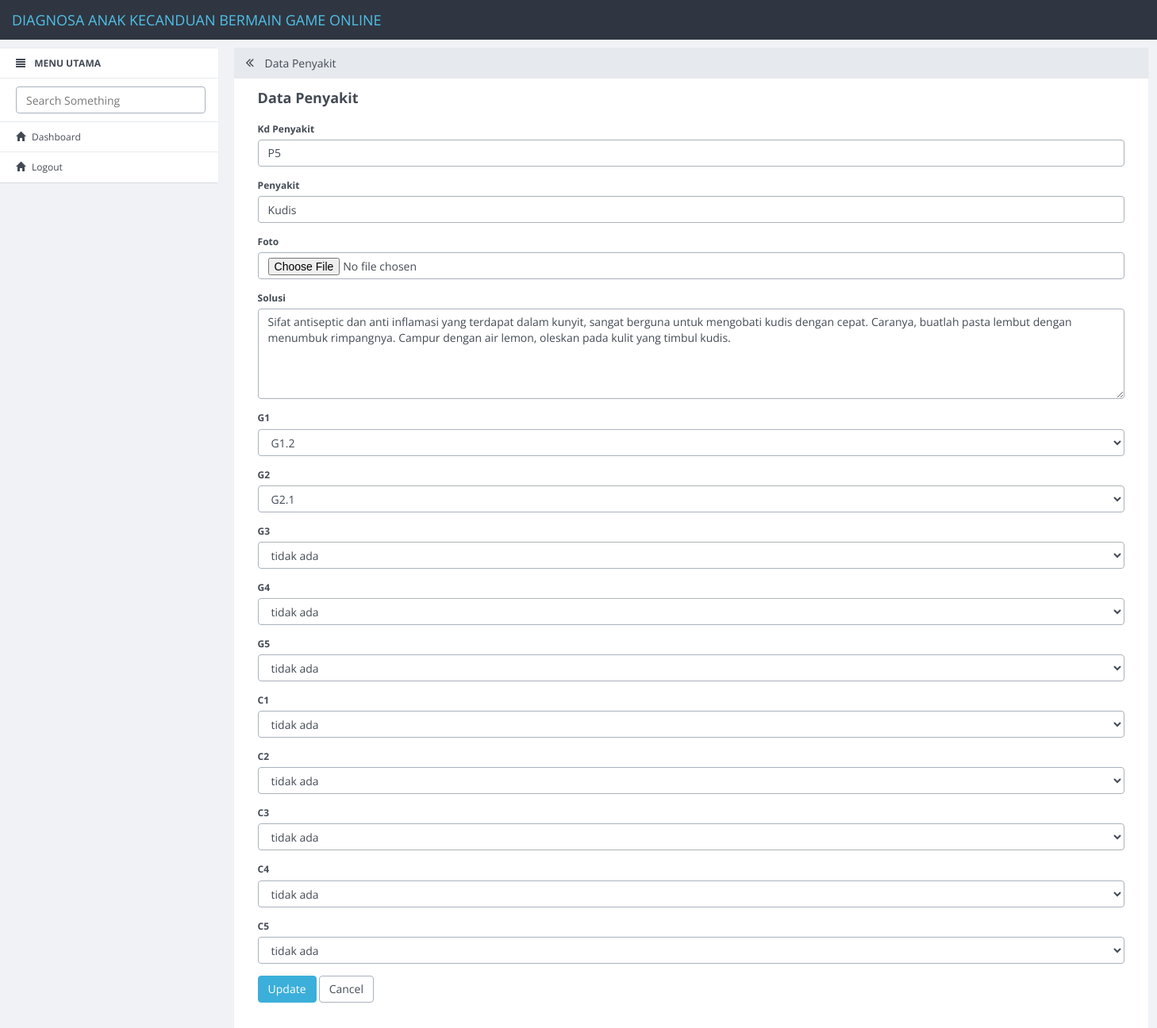
The page /penyakit/update/6.html on the database its author committed.
### tables this page shows
CREATE TABLE `penyakit` (
  `id_penyakit` int(11) NOT NULL,
  `kd_penyakit` varchar(3) DEFAULT NULL,
  `penyakit` varchar(50) DEFAULT NULL,
  `gambar` varchar(100) DEFAULT NULL,
  `solusi` text DEFAULT NULL,
  `g1` varchar(10) DEFAULT NULL,
  `g2` varchar(10) DEFAULT NULL,
  `g3` varchar(10) DEFAULT NULL,
  `g4` varchar(10) DEFAULT NULL,
  `g5` varchar(10) DEFAULT NULL,
  `g6` varchar(10) DEFAULT NULL,
  `g7` varchar(10) DEFAULT NULL,
  `g8` varchar(10) DEFAULT NULL,
  `g9` varchar(10) DEFAULT NULL,
  `g10` varchar(10) DEFAULT NULL,
  `g11` varchar(10) DEFAULT NULL,
  `g12` varchar(10) DEFAULT NULL,
  `c1` varchar(10) DEFAULT NULL,
  `c2` varchar(10) DEFAULT NULL,
  `c3` varchar(10) DEFAULT NULL,
  `c4` varchar(10) DEFAULT NULL,
  `c5` varchar(10) DEFAULT NULL,
  `c6` varchar(10) DEFAULT NULL,
  `c7` varchar(10) DEFAULT NULL,
  `c8` varchar(10) DEFAULT NULL,
  `c9` varchar(10) DEFAULT NULL,
  `c10` varchar(10) DEFAULT NULL,
  `c11` varchar(10) DEFAULT NULL,
  `c12` varchar(10) DEFAULT NULL,
  `c13` varchar(10) DEFAULT NULL,
  `c14` varchar(10) DEFAULT NULL,
  `c15` varchar(10) DEFAULT NULL,
  `c16` varchar(10) DEFAULT NULL,
  `c17` varchar(10) DEFAULT NULL,
  `c18` varchar(10) DEFAULT NULL
);

### application/controllers/Penyakit.php (called while the page is built, shortened)
<?php
class Penyakit extends CI_Controller
{
    function __construct()
    {
        $this->load->model('M_penyakit');
        $this->load->library('form_validation');
    }
    public function update($id)
    {
        $row = $this->M_penyakit->get_by_id($id);
        if ($row) {
            $data = array(
                'button' => 'Update',
                'action' => site_url('penyakit/update_action'),
		'id_penyakit' => set_value('id_penyakit', $row->id_penyakit),
		'kd_penyakit' => set_value('kd_penyakit', $row->kd_penyakit),
		'penyakit' => set_value('penyakit', $row->penyakit),
		'gambar' => set_value('gambar', $row->gambar),
		'solusi' => set_value('solusi', $row->solusi),
		'g1' => set_value('g1', $row->g1),
		'g2' => set_value('g2', $row->g2),
		'g3' => set_value('g3', $row->g3),
		'g4' => set_value('g4', $row->g4),
		'g5' => set_value('g5', $row->g5),
		'c1' => set_value('c1', $row->c1),
		'c2' => set_value('c2', $row->c2),
		'c3' => set_value('c3', $row->c3),
		'c4' => set_value('c4', $row->c4),
		'c5' => set_value('c5', $row->c5),
		'konten' => 'penyakit/penyakit_form',
            'judul' => 'Data Penyakit',
	    );
            $this->load->view('v_index', $data);
        } else {
            $this->session->set_flashdata('message', 'Record Not Found');
            redirect(site_url('penyakit'));
        }
    }
}

### index.php (called while the page is built, shortened)
<?php
require_once BASEPATH.'core/CodeIgniter.php';

### application/models/M_penyakit.php (called while the page is built, shortened)
<?php
class M_penyakit extends CI_Model
{
    public $table = 'penyakit';
    public $id = 'id_penyakit';
    function get_by_id($id)
    {
        $this->db->where($this->id, $id);
        return $this->db->get($this->table)->row();
    }
}

### application/views/penyakit/penyakit_form.php (the view, shortened to what this page needs)
<form action="<?php echo $action; ?>" method="post" enctype="multipart/form-data">
        <div class="form-group">
            <label for="varchar">Kd Penyakit <?php echo form_error('kd_penyakit') ?></label>
            <input type="text" class="form-control" name="kd_penyakit" id="kd_penyakit" placeholder="P1" value="<?php echo $kd_penyakit; ?>" />
        </div>
        <div class="form-group">
            <label for="varchar">Penyakit <?php echo form_error('penyakit') ?></label>
            <input type="text" class="form-control" name="penyakit" id="penyakit" placeholder="Penyakit" value="<?php echo $penyakit; ?>" />
        </div>
        <div class="form-group">
            <label for="varchar">Foto <?php echo form_error('penyakit') ?></label>
            <input type="file" class="form-control" name="gambar" id="penyakit" placeholder="Penyakit"  />
        </div>
        <div class="form-group">
            <label for="varchar">Solusi <?php echo form_error('penyakit') ?></label>
            <textarea class="form-control" name="solusi" rows="5"><?php echo $solusi; ?></textarea>
        </div>
        <div class="form-group">
            <label for="varchar">G1 <?php echo form_error('g1') ?></label>
            <select name="g1" class="form-control">
                <?php
                $sql = $this->db->query("SELECT * FROM vargejala WHERE kd_gejala='g1' ");
                foreach ($sql->result() as $row) {
                    $selected = '';
                    if($row->kd_vargejala == $g1){
                        $selected = 'selected';
                    }
                 ?>
                <option value="<?php echo $row->kd_vargejala; ?>" <?php echo $selected; ?>><?php echo $row->kd_vargejala; ?></option>
                <?php } ?>
            </select>
        </div>
        <div class="form-group">
            <label for="varchar">G2 <?php echo form_error('g2') ?></label>
            <select name="g2" class="form-control">
                <?php
                $sql = $this->db->query("SELECT * FROM vargejala WHERE kd_gejala='g2' ");
                foreach ($sql->result() as $row) {
                    $selected = '';
                    if($row->kd_vargejala == $g2){
                        $selected = 'selected';
                    }
                 ?>
                <option value="<?php echo $row->kd_vargejala; ?>" <?php echo $selected; ?>><?php echo $row->kd_vargejala; ?></option>
                <?php } ?>
            </select>
        </div>
        <div class="form-group">
            <label for="varchar">G3 <?php echo form_error('g3') ?></label>
            <select name="g3" class="form-control">
                <option value="tidak ada">tidak ada</option>
            </select>
        </div>
        <div class="form-group">
            <label for="varchar">G4 <?php echo form_error('g4') ?></label>
            <select name="g4" class="form-control">
                <option value="tidak ada">tidak ada</option>
            </select>
        </div>
        <div class="form-group">
            <label for="varchar">G5 <?php echo form_error('g5') ?></label>
            <select name="g5" class="form-control">
                <option value="tidak ada">tidak ada</option>
            </select>
        </div>
        <div class="form-group">
            <label for="varchar">C1 <?php echo form_error('c1') ?></label>
            <select name="c1" class="form-control">
                <option value="tidak ada">tidak ada</option>
            </select>
        </div>
        <div class="form-group">
            <label for="varchar">C2 <?php echo form_error('c2') ?></label>
            <select name="c2" class="form-control">
                <option value="tidak ada">tidak ada</option>
            </select>
        </div>
        <div class="form-group">
            <label for="varchar">C3 <?php echo form_error('c3') ?></label>
            <select name="c3" class="form-control">
                <option value="tidak ada">tidak ada</option>
            </select>
        </div>
        <div class="form-group">
            <label for="varchar">C4 <?php echo form_error('c4') ?></label>
            <select name="c4" class="form-control">
                <option value="tidak ada">tidak ada</option>
            </select>
        </div>
        <div class="form-group">
            <label for="varchar">C5 <?php echo form_error('c5') ?></label>
            <select name="c5" class="form-control">
                <option value="tidak ada">tidak ada</option>
            </select>
        </div>
        <button type="submit" class="btn btn-primary"><?php echo $button ?></button>
        <a href="<?php echo site_url('penyakit') ?>" class="btn btn-default">Cancel</a>
    </form>

### rows shown on the page
penyakit: kd_penyakit "P5", penyakit "Kudis", solusi "Sifat antiseptic dan anti inflamasi yang terdapat dalam kunyit, sangat berguna untuk mengobati kudis dengan cepat. Caranya, buatlah pasta lembut dengan menumbuk rimpangnya. Campur dengan air lemon, oleskan pada kulit yang timbul kudis."

### other values the page prints
$judul "Data Penyakit"
$button "Update"
form field g1 "G1.2"
form field g2 "G2.1"
